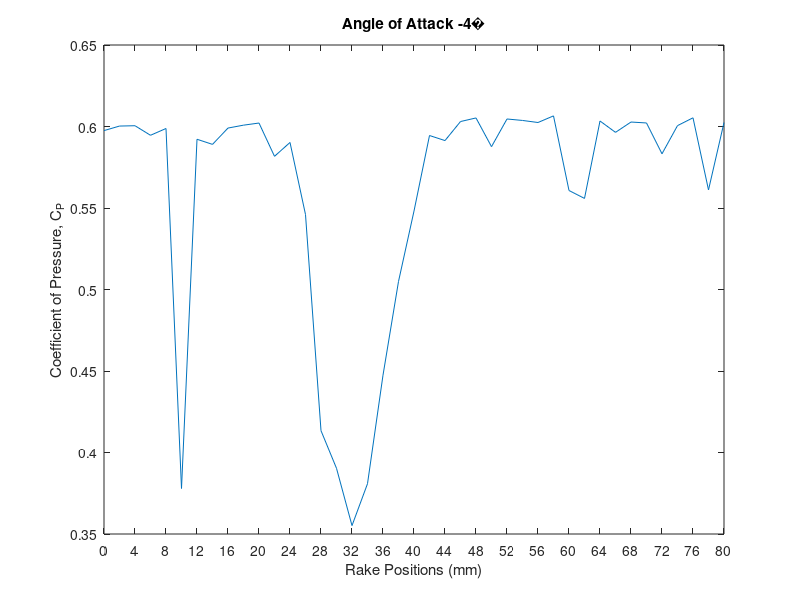
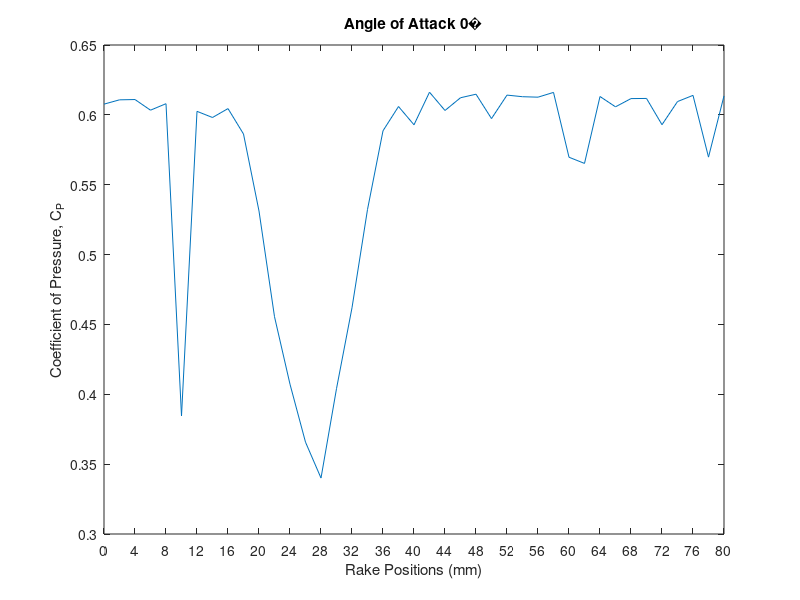
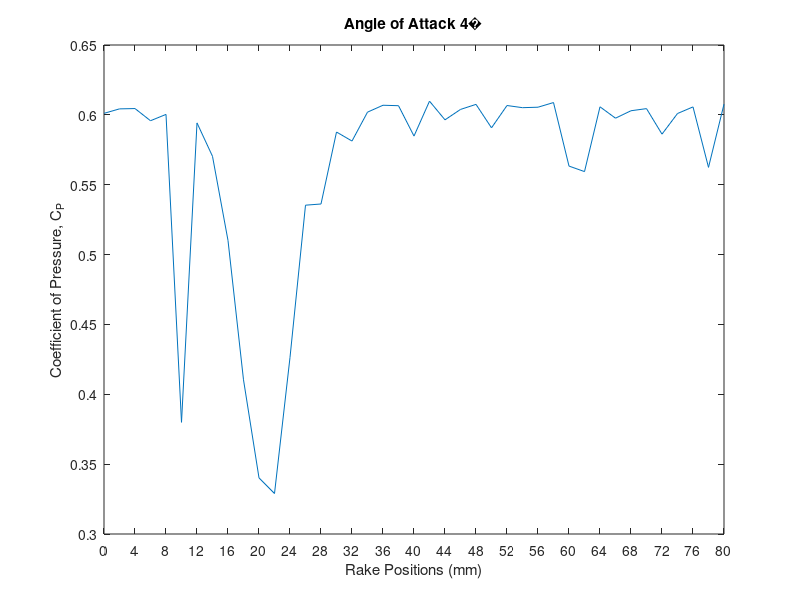
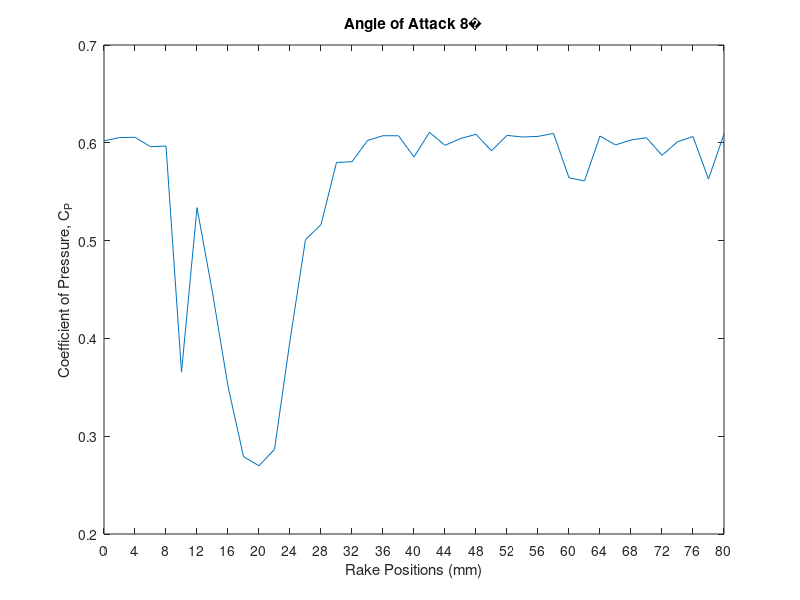

The MATLAB source for these figures, in order:
%% AER E 344 Lab 6 Calculations
% Section 1
% Group 1
clear, clc, clf
pause on
clear, clc, clf
close all

%% Constants
P_atm = 99000; %pascals
R = 287; %temp constant J/kg*K
rho_water = 997; %density of water kg/m^3
T = 21 + 273.15; %Kelvin
rho = P_atm/(R*T); %density of air kg/m^3
K = 1.14393; % may need to change this
mu = 1.825*10^(-5); % dynamic viscosity of air
c = 0.101; %chord length (m)

%% Opening and parsing data

ai1 = load('n4.csv');
ai2 = load('0.csv');
ai3 = load('4.csv');
ai4 = load('8.csv');
ai5 = load('10.csv');
ai6 = load('12.csv');

% coords = load('coordinates.txt');
% x = coords(:,1);
% y = coords(:,2);

for i = 2:44
    a1(i-1) = mean(ai1(:,i));
    a2(i-1) = mean(ai2(:,i));
    a3(i-1) = mean(ai3(:,i));
    a4(i-1) = mean(ai4(:,i));
    a5(i-1) = mean(ai5(:,i));
    a6(i-1) = mean(ai6(:,i));
end


P_A_P_ETable(1,1) = a1(:,42);
P_A_P_ETable(1,2) = a1(:,43);
P_A_P_ETable(2,1) = a2(:,42);
P_A_P_ETable(2,2) = a2(:,43);
P_A_P_ETable(3,1) = a3(:,42);
P_A_P_ETable(3,2) = a3(:,43);
P_A_P_ETable(4,1) = a4(:,42);
P_A_P_ETable(4,2) = a4(:,43);
P_A_P_ETable(5,1) = a5(:,42);
P_A_P_ETable(5,2) = a5(:,43);
P_A_P_ETable(6,1) = a6(:,42);
P_A_P_ETable(6,2) = a6(:,43);


PA = P_A_P_ETable(:,1);
PE = P_A_P_ETable(:,2);

p(:,1) = a1(1:41)';
p(:,2) = a2(1:41)';
p(:,3) = a3(1:41)';
p(:,4) = a4(1:41)';
p(:,5) = a5(1:41)';
p(:,6) = a6(1:41)';


numFiles = 6;

%% Get Dynamic Pressure and Velocity

% init q array
q = [];
% v = sqrt(2(P_A - P_E)/rho*k)
v = [];
for i = 1:numFiles
    P_AmP_E = PA(i) - PE(i);
    q(i) = K*P_AmP_E;
    v(i) = sqrt((2*P_AmP_E)/(rho * K));
end

%% Get Cp and velocity of each place
% C_P = average pressure of each point/dynamic pressure at that air speed
% C_P_theoretical = 1-4*sin(theta)*sin(theta)
C_P = zeros(41, numFiles);
u = zeros(41, numFiles);
for i = 1:numFiles
    for j = 1:41
        C_P(j, i) = p(j,i)/q(i);
        u(j,i) = sqrt(2*(p(j,i)/q(i) - PE(i))/rho);
    end
end

%% Plotting Cp values

angle = [-4, 0, 4, 8, 10, 12,];
for i = 1:numFiles
    figure(i)
    plot(0:2:80,C_P(:,i))
    xticks(0:4:80)
    xlabel('Rake Positions (mm)')
    ylabel('Coefficient of Pressure, C_P')
    title(['Angle of Attack ', num2str(angle(i)), char(176)])
%     exportgraphics(gcf,sprintf('outputfiles/f%d.png',i+1),'Resolution',300)
end

%% Calculating Drag

%preallocating variables

for i = 1:numFiles %calculating coefficients
    %coefficient of drag
    dragSum = 0;
    for j = 1:41
        dragSum = dragSum + ((u(j,i)/v(i))*(1 - (u(j,i)/v(i))))*0.002; 
    end
    Cd(i) = dragSum*(2/c);
end
%% Plotting Drag

% 
figure(10)
plot(angle,Cd)
title('Coefficient of Drag vs Angle of Attack')
xlabel(['Angle of Attack (', char(176), ')'])
ylabel('C_d')


%% Hotwire Calibration



%% Sending calculated data to csv files
% writetable(array2table(round(p,4)), 'outputFiles/avgP.csv', 'Delimiter', ',');
% writetable(array2table(round([PA(:), PE(:)],4)), 'outputFiles/avgP_A_P_E.csv',...
%     'Delimiter', ',');
% 
% writetable(array2table(round(C_P, 4)), 'outputFiles/C_P.csv', 'Delimiter', ',');
% writetable(array2table(round(Cd', 4)), 'outputFiles/C_D.csv', 'Delimiter', ',');
% 
% writetable(array2table(round(Cl', 4)), 'outputFiles/C_l.csv', 'Delimiter', ',');
%  
% 
% writetable(array2table(round(Cm', 4)), 'outputFiles/C_m.csv', 'Delimiter', ',');

